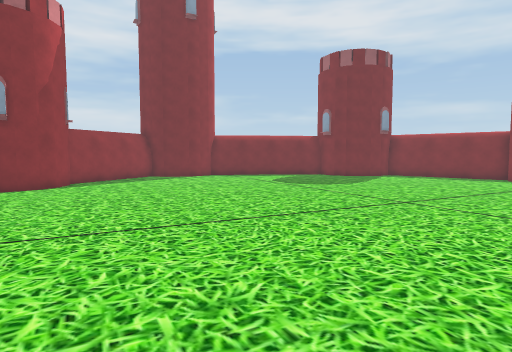
View 1 (above)

14 first-person views from a walk through a scene from a Unity 3-D project. The camera is 1.5 m above the floor, tilts 4° down and sees 75° across. The floor is counted in squares, 1 m on a side. Each view is taken from the middle of a square. On the plan, view 1 faces up. The plan holds only what a view shows up to about 15 squares ahead; the rest is blank. The place goes on beyond the plan.

View 2
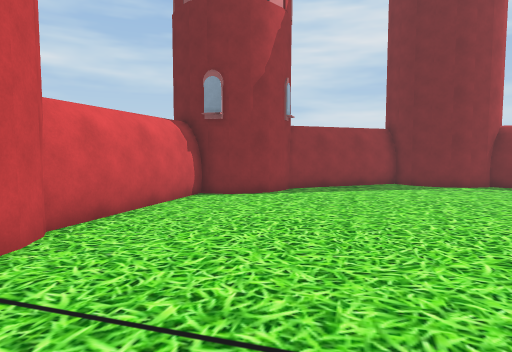

View 3
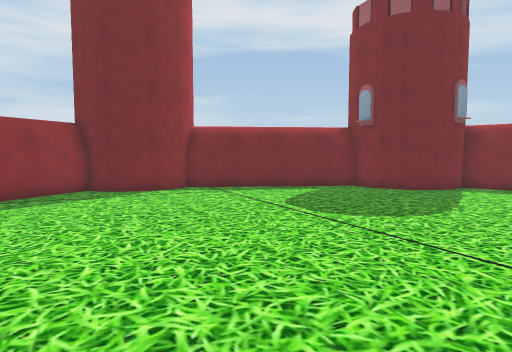

View 4
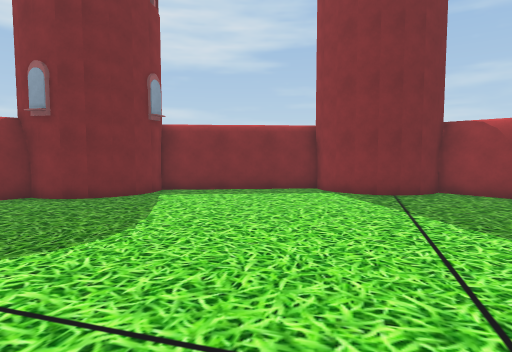

View 5
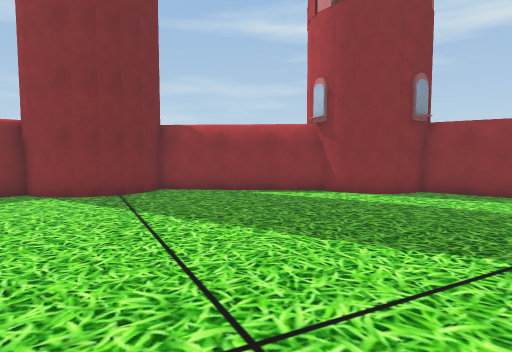

View 6
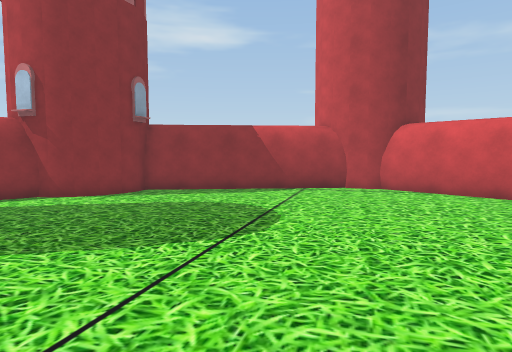

View 7
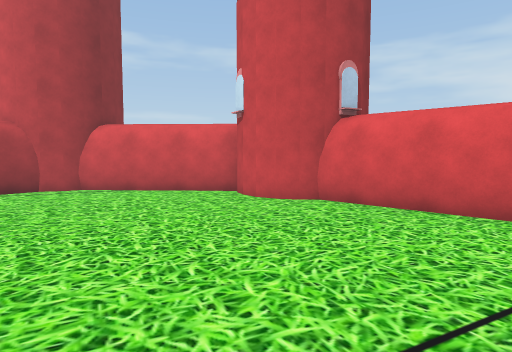

View 8
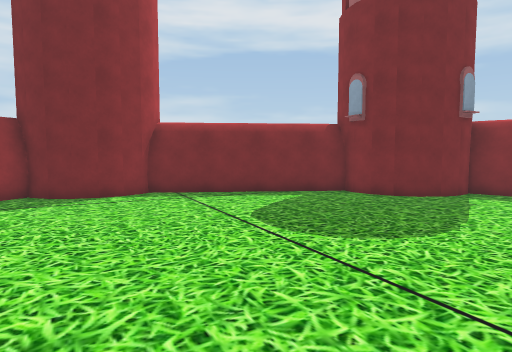

View 9
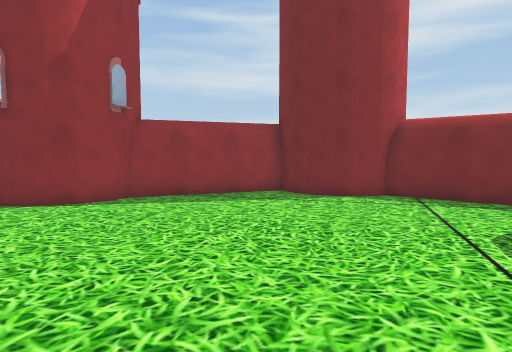

View 10
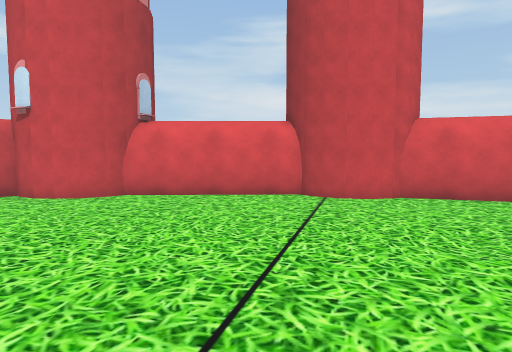

View 11
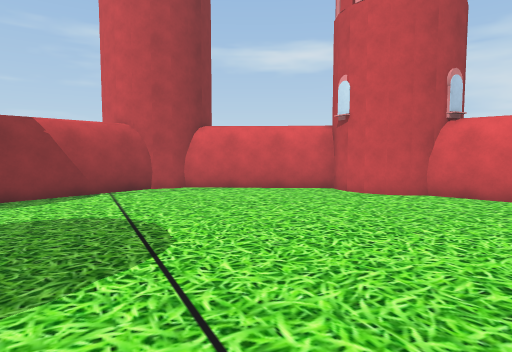

View 12
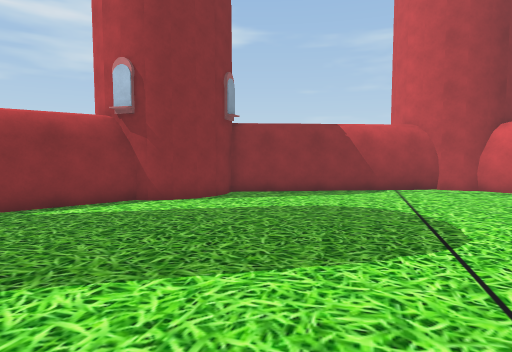

View 13
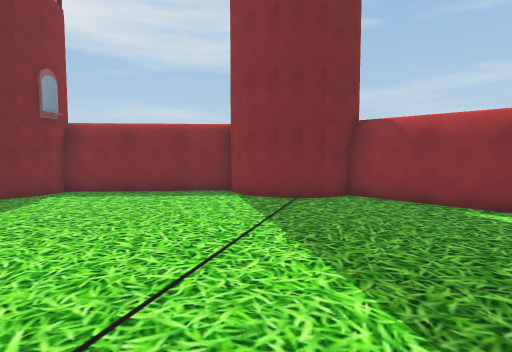

View 14
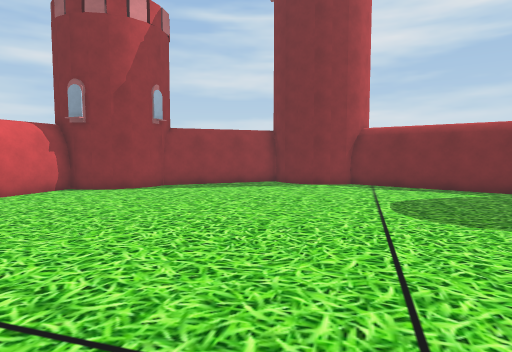

### Floor plan
Key: @ floor where view 1 was taken; # wall or solid block; . floor; T tower.
Columns run from 10 left of view 1 to 16 right of it. Each row starts with its distance up from view 1.
 23        ########T
 22       TT.......TTTT##
 21    #TTT.............##
 20   ##.................###
 19   #....................##
 18  ##.....................#
 17  #.....................T
 16  #.....................T
 15  T......................T
 14  T.......................T#
 13 TT........................#
 12 #.........................#
 11 #.........................#
 10 ##........................#
  9  #.......................##
  8  ##......................#
  7   #......................#
  6   ##T...................T#
  5     T...................T
  4     #....................#
  3     ##..................##
  2      ##................##
  1       ##...............#
  0        ##.@...........##
 -1         ##TT.........##
 -2            T........##
 -3             ######.T#
 -4                  ##

Positions as (right, up) in squares from view 1, and headings:
1: (0, 0), facing up
2: (0, 5), facing up-left
3: (0, 8), facing up
4: (2, 10), facing up-right
5: (2, 10), facing right
6: (2, 10), facing down-right
7: (1, 10), facing down
8: (1, 10), facing up
9: (2, 11), facing up-left
10: (4, 11), facing down-left
11: (5, 11), facing down
12: (5, 12), facing down-right
13: (5, 8), facing up-right
14: (5, 8), facing up-left
